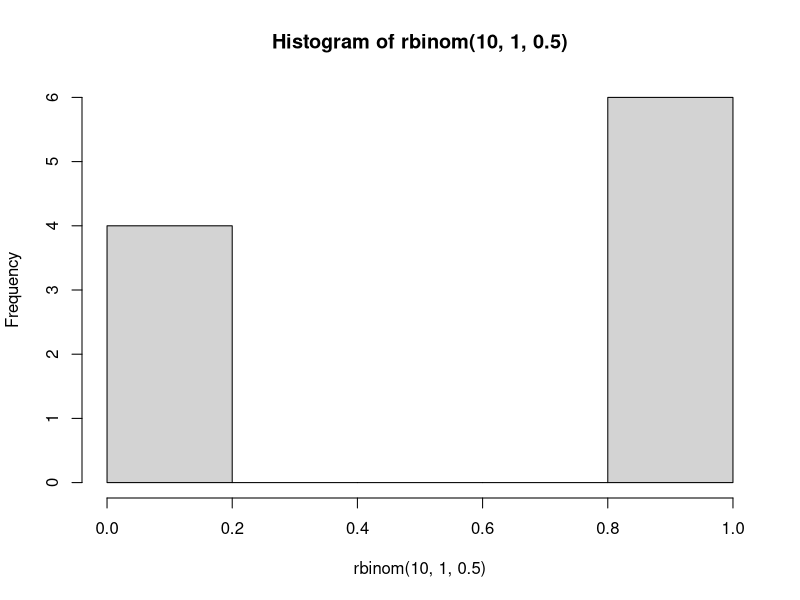
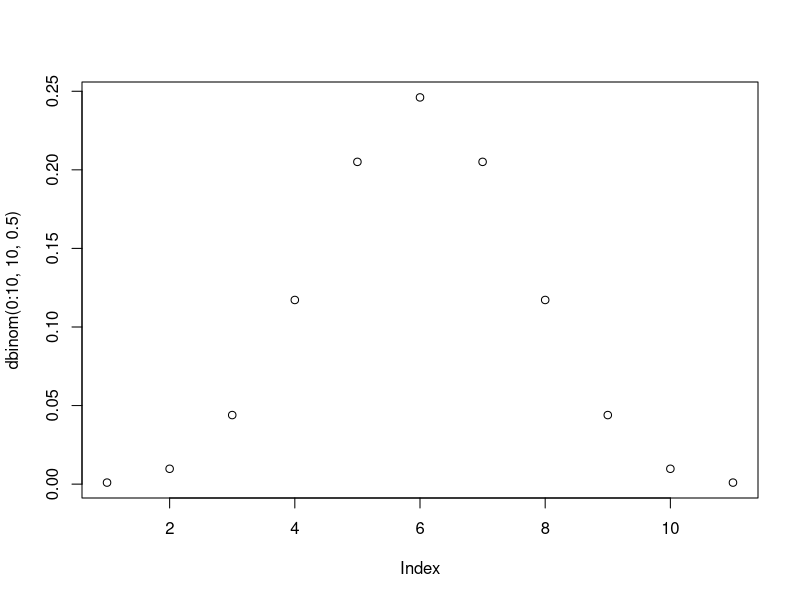
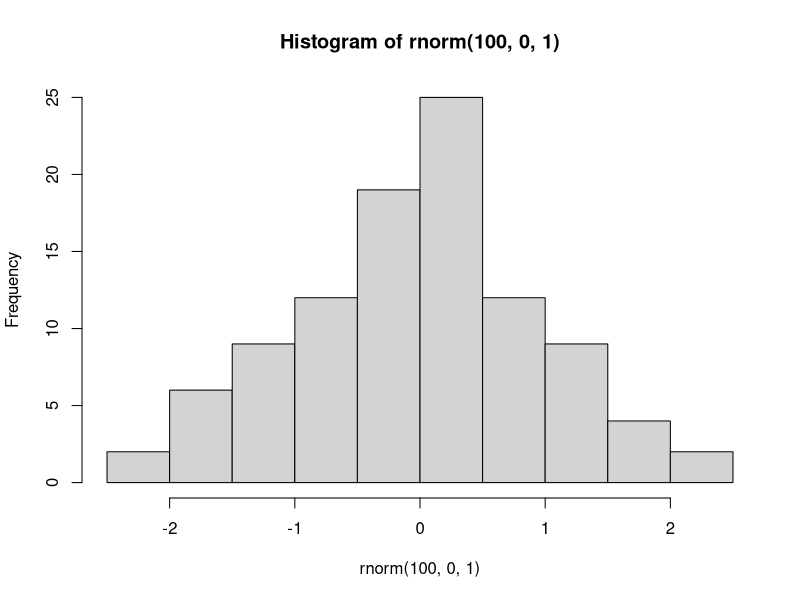
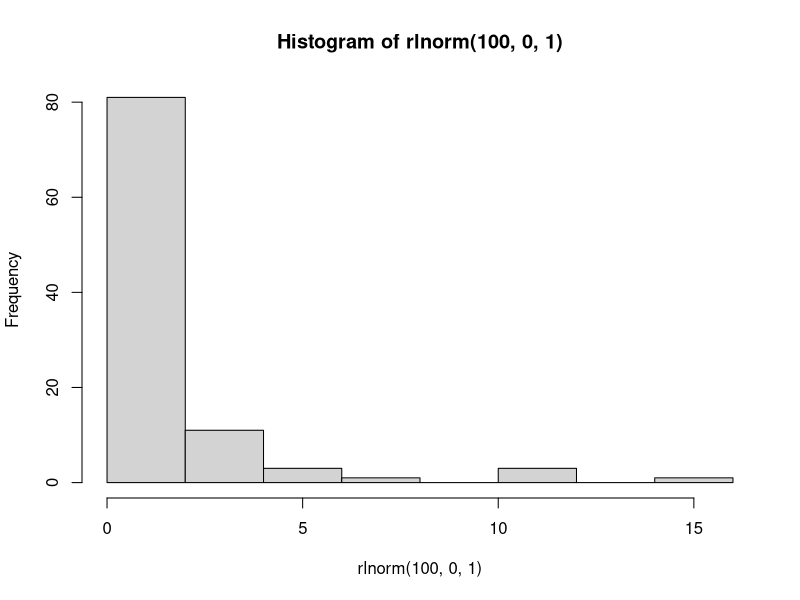
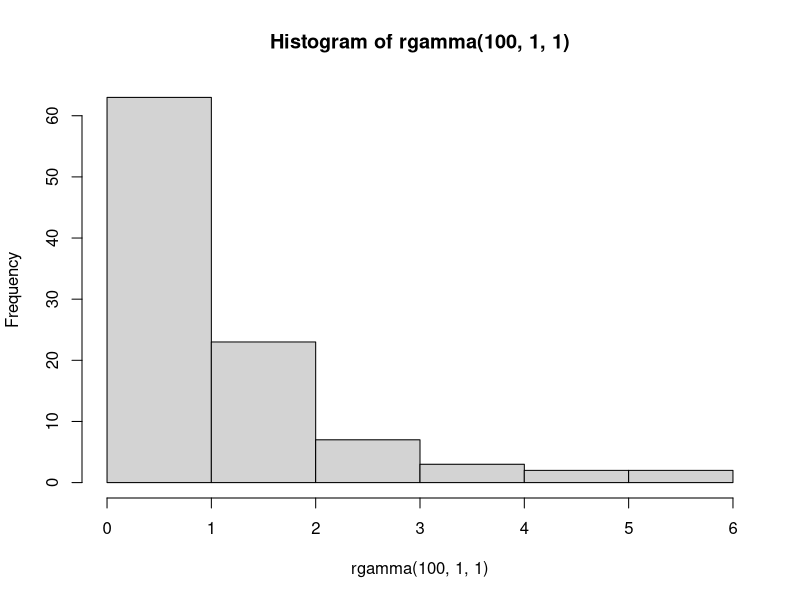
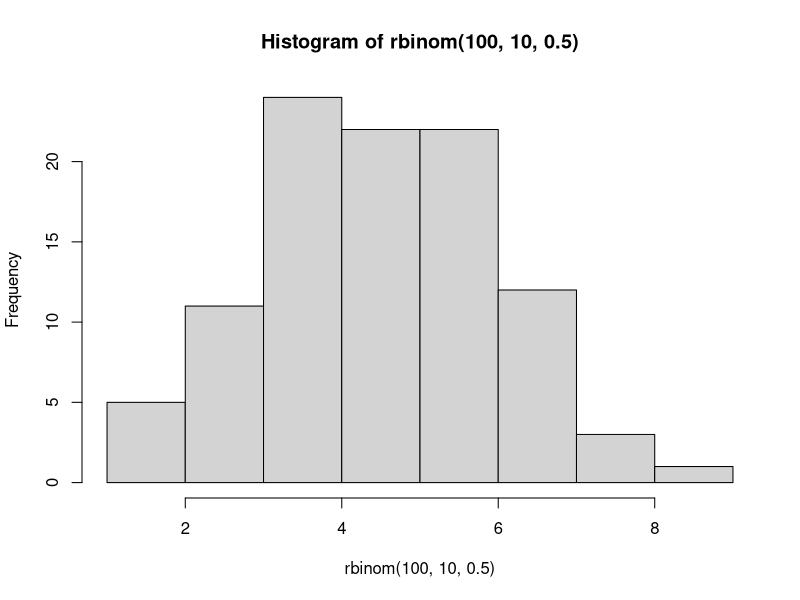
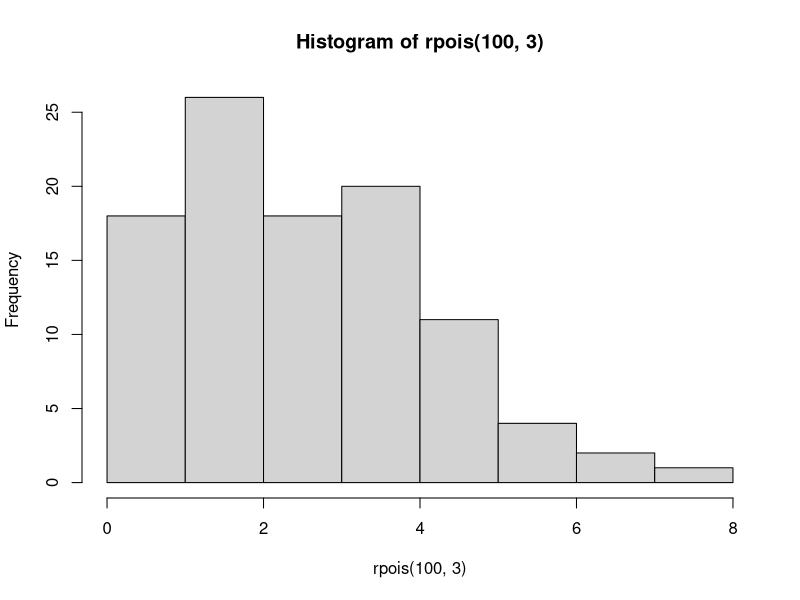
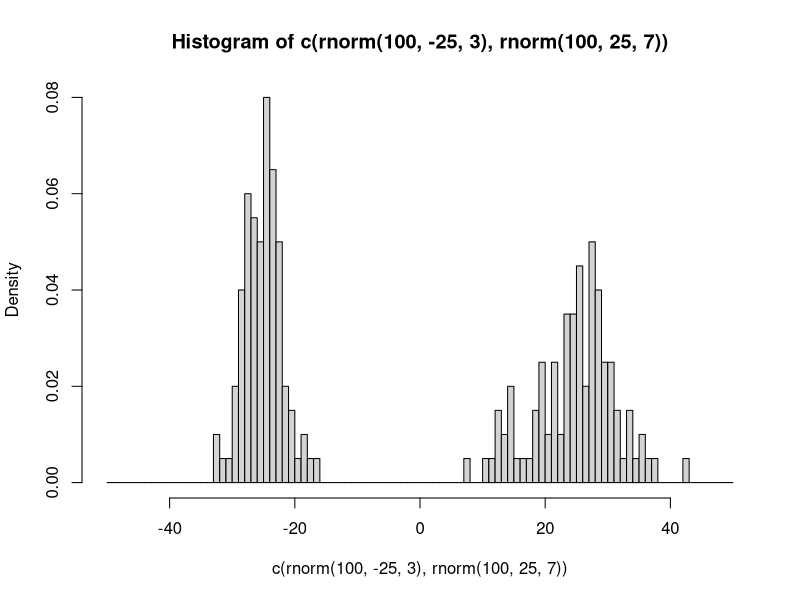

R code for these plots, in order:
#NAOC 2020 count data workshop distance probability distribution lesson
#By Evan Adams and Beth Ross
###########################################################

#Not a lot of code here, just showing how we created the distributions shown in the presentation

#coin flipping

hist(rbinom(10, 1, 0.5))


#probability density of the binomial distribution

plot(dbinom(0:10, 10, 0.5))


#distribution types

#gaussian
hist(rnorm(100, 0, 1))

#lognormal
hist(rlnorm(100, 0, 1))

#gamma
hist(rgamma(100, 1, 1))

#binomial
hist(rbinom(100, 10, 0.5))

#poisson
hist(rpois(100, 3))


#probability mixtures

#showing two unmixed gaussians
hist(c(rnorm(100, -25, 3), rnorm(100, 25, 7)), freq = FALSE, breaks = -50:50)

#then combining two gaussians
hist(c(rnorm(100, -25, 3) + rnorm(100, 25, 7)), freq = FALSE, breaks = -50:50)

#now let's create a zero-inflated poisson

hist(rpois(100, 4))

hist(rbinom(100, 1, 0.1))

rzipois <- function(n,p,lambda) {
  z <- rbinom(n,size=1,prob=p)
  y <- (1-z)*rpois(n,lambda)
  return(y)
}


hist(rzipois(100, 0.9, 4))

#negative binomial

hist(rnbinom(100, mu = 4, size = 1.4))


